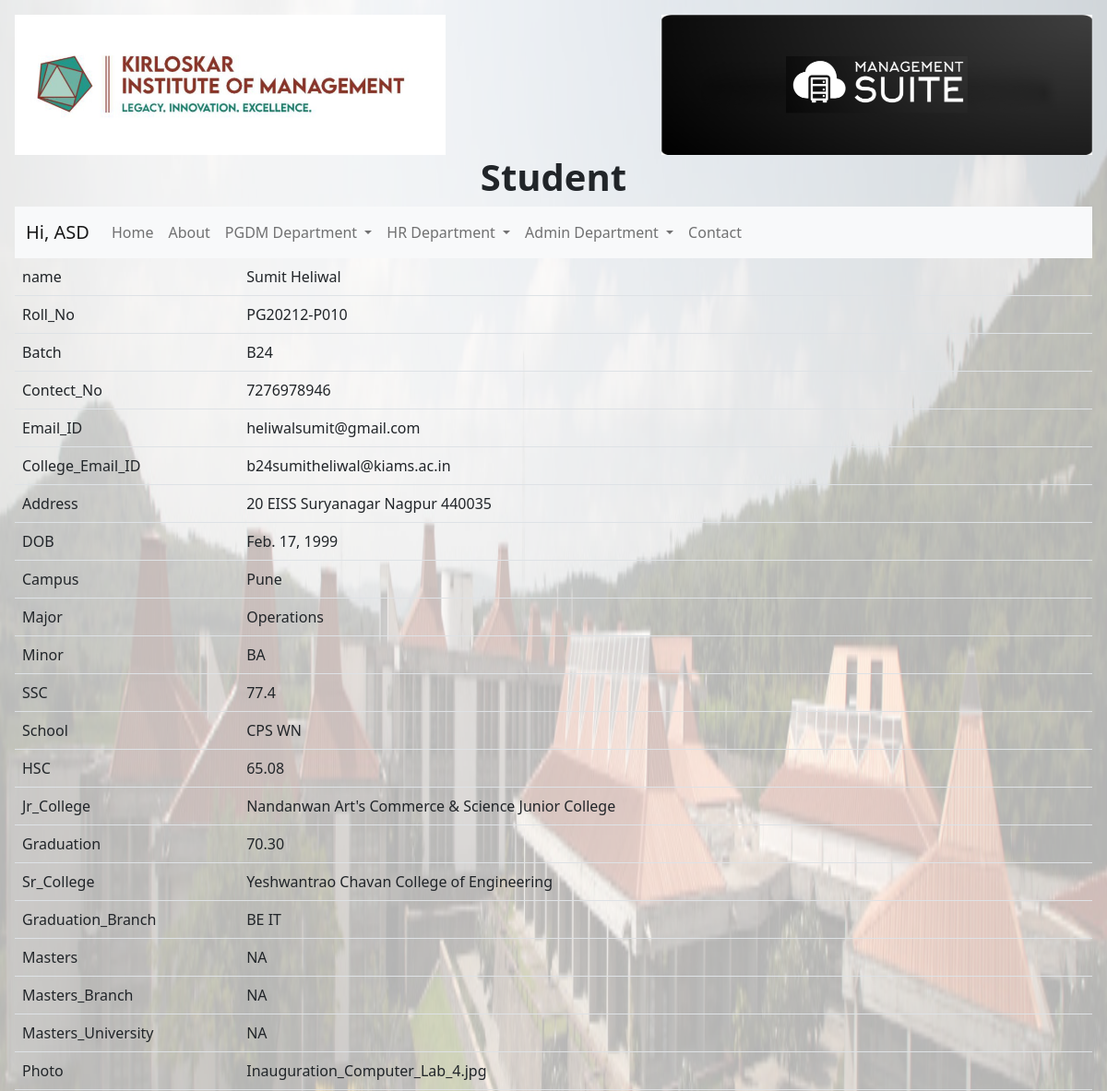
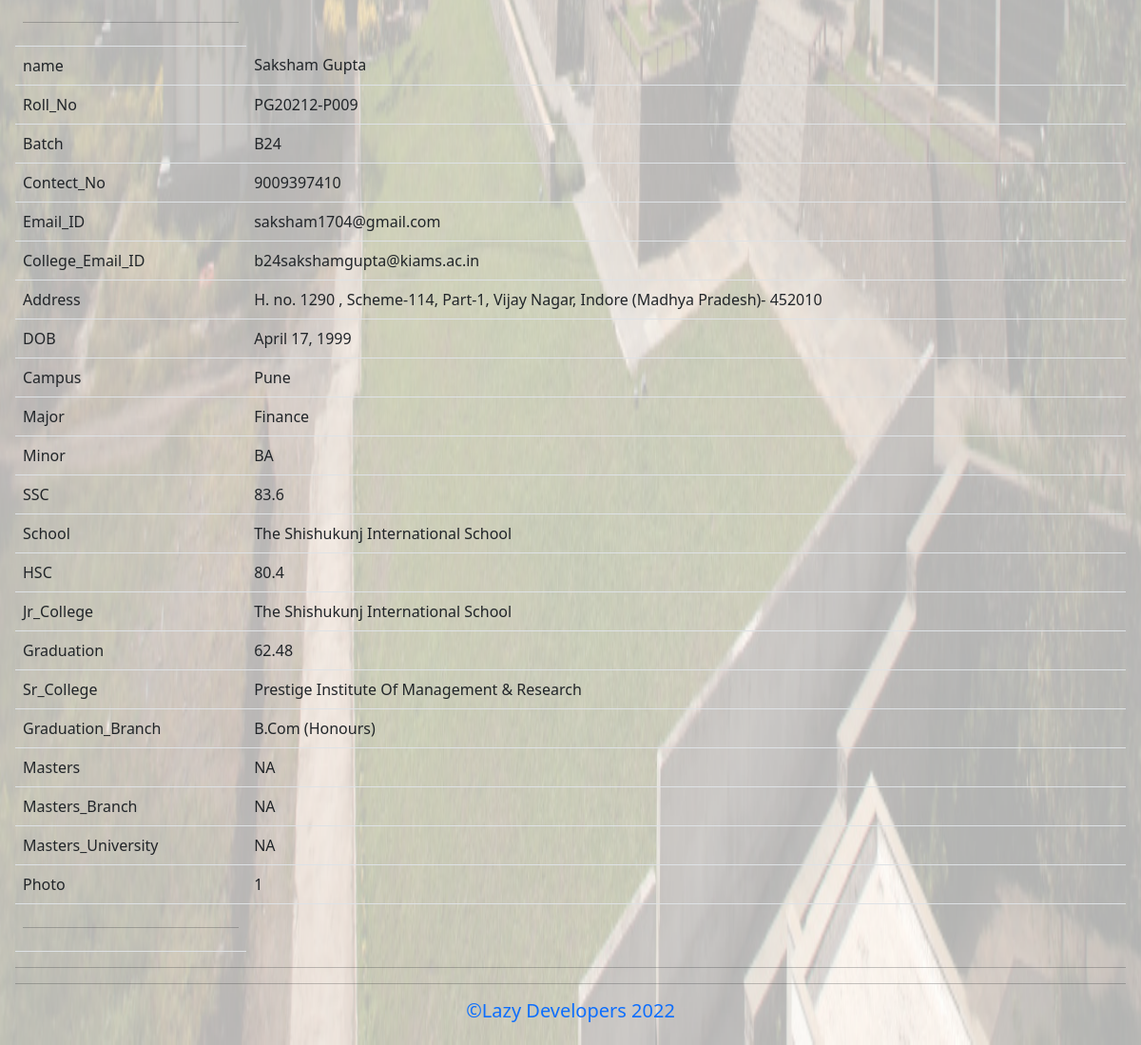
The page /student/ on the database its author committed (2 pictures, top to bottom).
### Studentdata/models.py (models this page shows)
class Student(models.Model):
    name = models.CharField(max_length=100, unique=True)
    Roll_No =  models.CharField(max_length= 12, primary_key=True)
    Batch =models.CharField(max_length=5)
    Contect_No = models.BigIntegerField()
    Email_ID = models.EmailField()
    College_Email_ID = models.EmailField()
    Address = models.CharField(max_length=300)
    DOB = models.DateField()
    Campus = models.CharField(max_length=10)
    Major = models.CharField(max_length=15)
    Minor = models.CharField(max_length=15)
    SSC = models.CharField(max_length=5)
    School = models.CharField(max_length=50)
    HSC = models.CharField(max_length=5)
    Jr_College = models.CharField(max_length=50)
    Graduation = models.CharField(max_length=5)
    Sr_College = models.CharField(max_length=50)
    Graduation_Branch = models.CharField(max_length=25)
    Masters = models.CharField(max_length=5)
    Masters_Branch = models.CharField(max_length=25)
    Masters_University = models.CharField(max_length=50)
    Photo = models.ImageField()

### Studentdata/views.py (the view)
# urls.py: path("student/", views.student, name="student"),
def student(request):
    title = "Student"
    data = Student.objects.values()
    return render(request, "Studentdata/student.html" , {'data': data, 'title':title})

### Studentdata/templates/Studentdata/student.html (shortened to what this page needs)
{% extends "Studentdata/layout.html" %}
{% block heading %}
{{title}}{% endblock %}
{% block content %}
<table class="table">
    <tbody>
        {% for each in data %}
        {% for key,value in each.items %}
        <tr>
            <td>{{key}} </td><td>{{value}}</td>
        </tr>
        {%endfor%}
        <tr>
            <td>
                <hr>
            </td>
        </tr>
    {%endfor%}
    </tbody>
</table>
<hr>
{% endblock %}

### rows shown on the page
Student: each "name" "Roll_No" "Batch" "Contect_No" "Email_ID" "College_Email_ID" "Address" "DOB" "Campus" "Major" "Minor" "SSC" "School" "HSC" "Jr_College" "Graduation" "Sr_College" "Graduation_Branch" "Masters" "Masters_Branch" "Masters_University" "Photo", each "Sumit Heliwal" "PG20212-P010" "B24" "7276978946" "heliwalsumit@gmail.com" "b24sumitheliwal@kiams.ac.in" "20 EISS Suryanagar Nagpur 440035" "Feb. 17, 1999" "Pune" "Operations" "BA" "77.4" "CPS WN" "65.08" "Nandanwan Art's Commerce & Science Junior College" "70.30" "Yeshwantrao Chavan College of Engineering" "BE IT" "NA" "NA" "NA" "Inauguration_Computer_Lab_4.jpg"
Student: each "name" "Roll_No" "Batch" "Contect_No" "Email_ID" "College_Email_ID" "Address" "DOB" "Campus" "Major" "Minor" "SSC" "School" "HSC" "Jr_College" "Graduation" "Sr_College" "Graduation_Branch" "Masters" "Masters_Branch" "Masters_University" "Photo", each "Saksham Gupta" "PG20212-P009" "B24" "9009397410" "saksham1704@gmail.com" "b24sakshamgupta@kiams.ac.in" "H. no. 1290 , Scheme-114, Part-1, Vijay Nagar, Indore (Madhya Pradesh)- 452010" "April 17, 1999" "Pune" "Finance" "BA" "83.6" "The Shishukunj International School" "80.4" "The Shishukunj International School" "62.48" "Prestige Institute Of Management & Research" "B.Com (Honours)" "NA" "NA" "NA" "1"

### other values the page prints
{{ title }} "Student"
